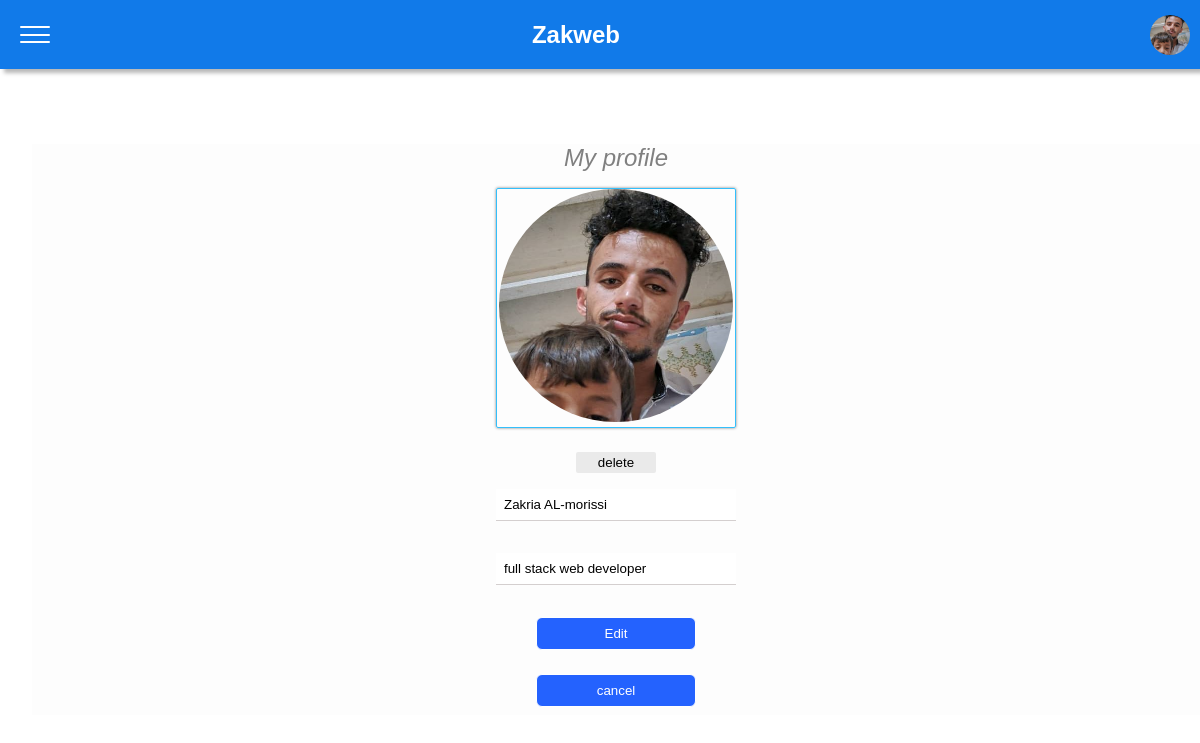
The app's page /profile/ (signed in), older data.
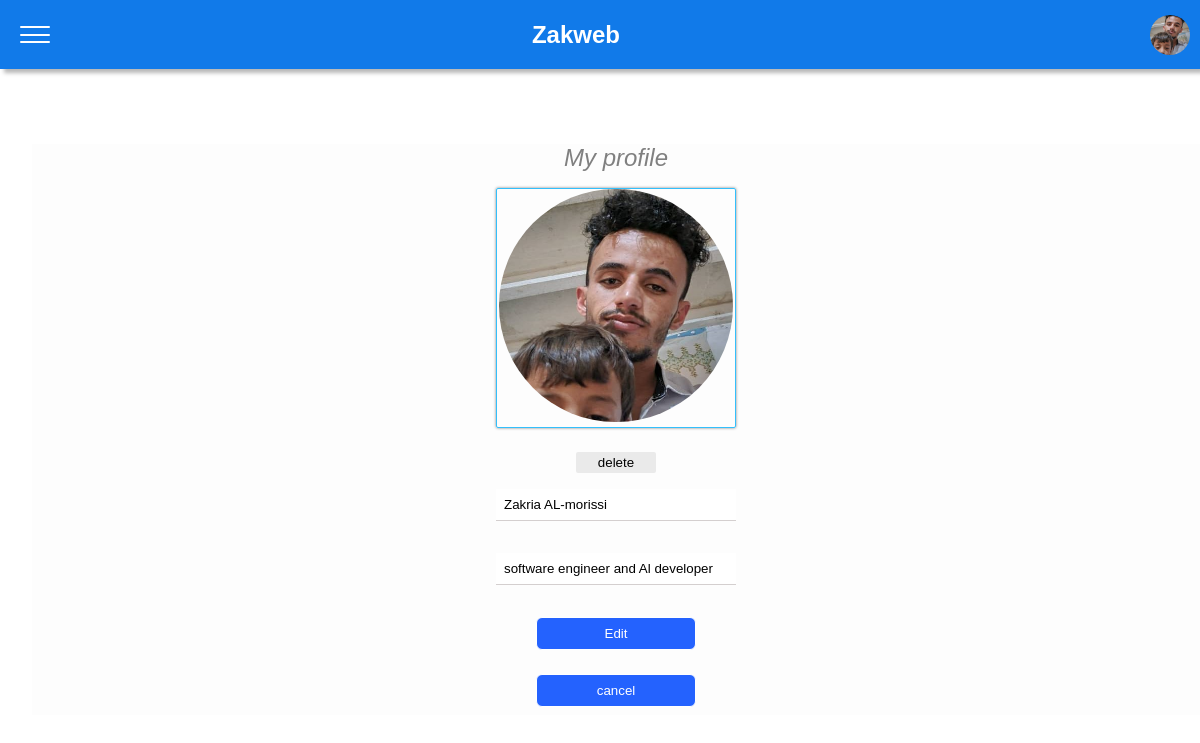
The same page, newer data.
### main/models.py (models this page shows, shortened)
class UserProfile(models.Model):
    user_profile = models.OneToOneField(User,on_delete=models.CASCADE,verbose_name='User profile')
    name = models.CharField(max_length=20, blank=True, null=True)
    bio = models.CharField(max_length=50, blank=True, null=True)
    image = models.ImageField(upload_to='user_images',blank=True)
    class Meta:
        verbose_name = 'User profile'
        verbose_name_plural = 'User profiles'

### main/views.py (the view, shortened to what this page needs)
# urls.py: path('profile/',views.user_profile_view, name='profile')
@login_required
def user_profile_view(request):
    username = request.user
    profile = UserProfile.objects.filter(user_profile=username).first()
    context = {'profile':profile,'user':username}
    return render(request,'register/profile.html',context)

### main/templates/register/profile.html (shortened to what this page needs)
{% extends 'home/layout.html' %}
{% block main %}
{% load static %}
<form method="post" enctype="multipart/form-data" class="user-profile">
    <h2>My profile</h2>
    {% if profile.name %}
        <label for="fileInput" class="label-image">
            {% if profile.image %}
            <img src="{{profile.image.url}}" alt="" id="imageFile"></label>
            <input type="submit" value="delete" name="delete" class="delete-button">
            {% else %}
            <img src="{% static '/system/profile.png' %}" alt="" id="imageFile"></label>
            <input type="file" name="fileInput" class="user-image" id="fileInput" accept="image/*" value="{{profile.image }}">
            {% endif %}
        <input type="text" id="input-names" name="profile-name" class="user-name" value="{{profile.name}}">
        <input type="text" class="user-bio" name="bio" placeholder="bio" value="{{profile.bio}}">
        <button type="submit" id="submitButton1">Edit</button>
        <input type="submit" value="cancel" name="cancel" class="cancel-button">
    {% endif %}
</form>
{% endblock %}

### main/templates/home/layout.html (shortened to what this page needs)
<!DOCTYPE html>
<html lang="en">
<head>
    {% load static %}
    <link rel="stylesheet" href="{% static 'css/home.css' %}">
    <link rel="stylesheet" href="{% static 'css/room1.css' %}">
</head>
<body class="">
    <header>
        <nav>
            <div class="ham-menu">
                <span></span>
                <span></span>
                <span></span>
            </div>
            <h1 id="page-name">Zakweb</h1>
            {% if user.is_authenticated %}
            <a href="{% url 'profile' %}" class="profile-page" >
                {% if profile.image %}
                    <img src="{{profile.image.url}}" alt="">
                {% else %}
                   <img src="{% static '/system/profile1.png' %}" alt="" >
                {% endif %}
            </a>
            {% else %}
            <a href="{% url 'login' %}" class="login">Login</a>
            {% endif %}
        </nav>
    </header>
        <main>
        {% block main %}
        {% endblock %}
        </main>
</body>
</html>

Row changes from the older to the newer data that the page shows:
changed UserProfile "Zakria AL-morissi": bio "full stack web developer" → "software engineer and Al developer"
